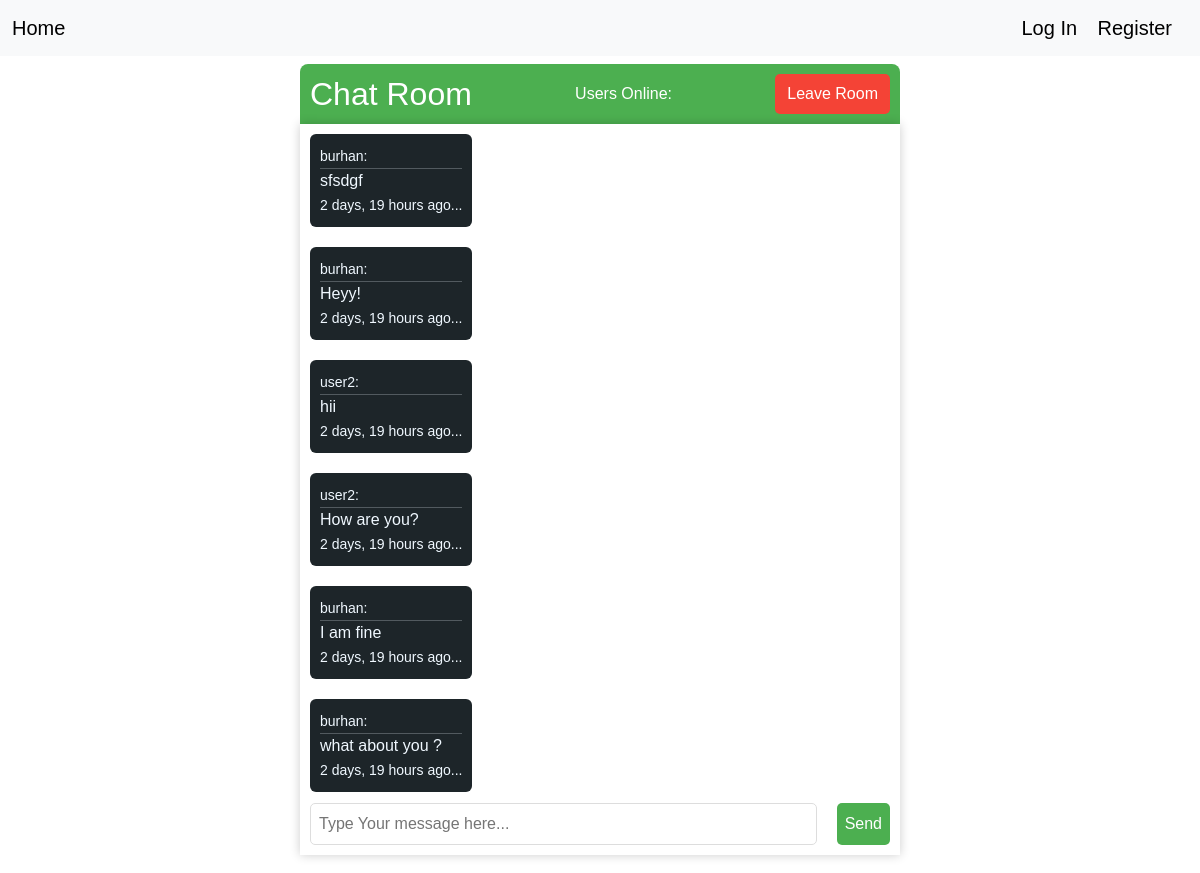
The page /chat_room/Room2/ on the database its author committed.
### chat/models.py (models this page shows, shortened)
class Messages(models.Model):
    message = models.CharField(max_length=255)
    sent_by = models.ForeignKey(User, models.DO_NOTHING, related_name='messages')
    timeStamp = models.DateTimeField(auto_now_add=True)

### chat/views.py (the view)
# urls.py: path("chat_room/<str:room_name>/", views.room, name="room"),
def room(request, room_name):
    room_exists = Room.objects.filter(name=room_name).exists()
    room = Room.objects.filter(name=room_name).first()
    user = request.user
    if room_exists:
        messagesQuery = room.messages.all()
        messages.success(request, 'Room Joined Succesfully')
        return render(request, "chat/room.html", {
            "room_name": room_name,
            'room_messages': messagesQuery
            })
    room = Room.objects.create(name=room_name, created_by=user)
    room.save()
    messages.success(request, 'Room Created Successful')
    return render(request, "chat/room.html", {"room_name": room_name})

### chat/templates/chat/room.html (shortened to what this page needs)
{% extends 'layout.html' %}
{% load static %}
{% block content %}
<div class="main-container my-2">
    <div class="chat-header">
        <h2>Chat Room</h2>
        <div id="users-online">Users Online:</div>
        <button class="leave-chat">
            <a href="{% url 'index' %}" style="text-decoration: none; color: white">
                Leave Room</a>
        </button>
    </div>
    <div class="chat-container">
        <div class="chat-log" id="chat-log">
            {% for message in room_messages %}
                {% if request.user.id == message.sent_by.id %}
                    <div class="message receiver-message">
                        <div>
                            <span>{{ message.message }}</span>
                        </div>
                        <div class="message-time">
                            <span><small>{{ message.timeStamp|timesince }} ago...</small></span>
                        </div>
                    </div>
                {% else %}
                    <div class="message sender-message">
                        <div>
                            <span><small>{{ message.sent_by.username}}:</small></span>
                        </div>
                        <hr style="width: 100%; margin: 0;">
                        <div>
                            <span>{{ message.message }}</span>
                        </div>
                        <div class="message-time">
                            <span><small>{{ message.timeStamp|timesince }} ago...</small></span>
                        </div>
                    </div>
                {% endif %}
            {% endfor %}
    </div>
        <div class="send-message">
            <input id="chat-message-input" type="text" placeholder="Type Your message here..." ><br>
            <button id="chat-message-submit" type="button">Send</button>
        </div>
    </div>
</div>
{% endblock %}

### chat/static/static.css (style rules this page uses)
* { font-family: sans-serif; margin: 0; padding: 0; }
.main-container { width: 100%; height: 100%; display: flex; flex-direction: column; align-items: center; }
.chat-container { display: flex; flex-direction: column; width: 50vw; height: 75vh; box-shadow: 0 0 10px rgba(0,0,0,0.2) }
.chat-header { display: flex; justify-content: space-between; align-items: center; width: 50vw; background-color: #4CAF50; color: #fff; padding: 10px; border-top-left-radius: 8px; border-top-right-radius: 8px; }
.chat-header h2 { margin: 0; }
.leave-chat { background-color: #f44336; color: #fff; border: none; border-radius: 5px; padding: 8px 12px; }
.chat-log { display: flex; flex-direction: column; border-radius: 5px; overflow-y: scroll; overflow-x: hidden; width: 50vw; height: 75vh; }
.message { padding: 10px; margin: 10px; border-radius: 6px; max-width: 75%; word-break: break-word; display: flex; flex-direction: column; }
.sender-message { background-color: #1d2529; color: aliceblue; align-self: flex-start; align-items: start; }
.message-time { align-self: flex-end; }
.send-message { display: flex; justify-content: space-between; }
.send-message input { width: 100%; padding: 8px; margin: 10px; border: 1px solid #ddd; border-radius: 5px; }
.send-message button { padding: 8px; margin: 10px; background-color: #4CAF50; color: #fff; border: none; border-radius: 5px; cursor: pointer; }

### rows shown on the page
Messages: sent_by.username "burhan", message "sfsdgf", timeStamp "2 days, 19 hours"
Messages: sent_by.username "burhan", message "Heyy!", timeStamp "2 days, 19 hours"
Messages: sent_by.username "user2", message "hii", timeStamp "2 days, 19 hours"
Messages: sent_by.username "user2", message "How are you?", timeStamp "2 days, 19 hours"
Messages: sent_by.username "burhan", message "I am fine", timeStamp "2 days, 19 hours"
Messages: sent_by.username "burhan", message "what about you ?", timeStamp "2 days, 19 hours"
